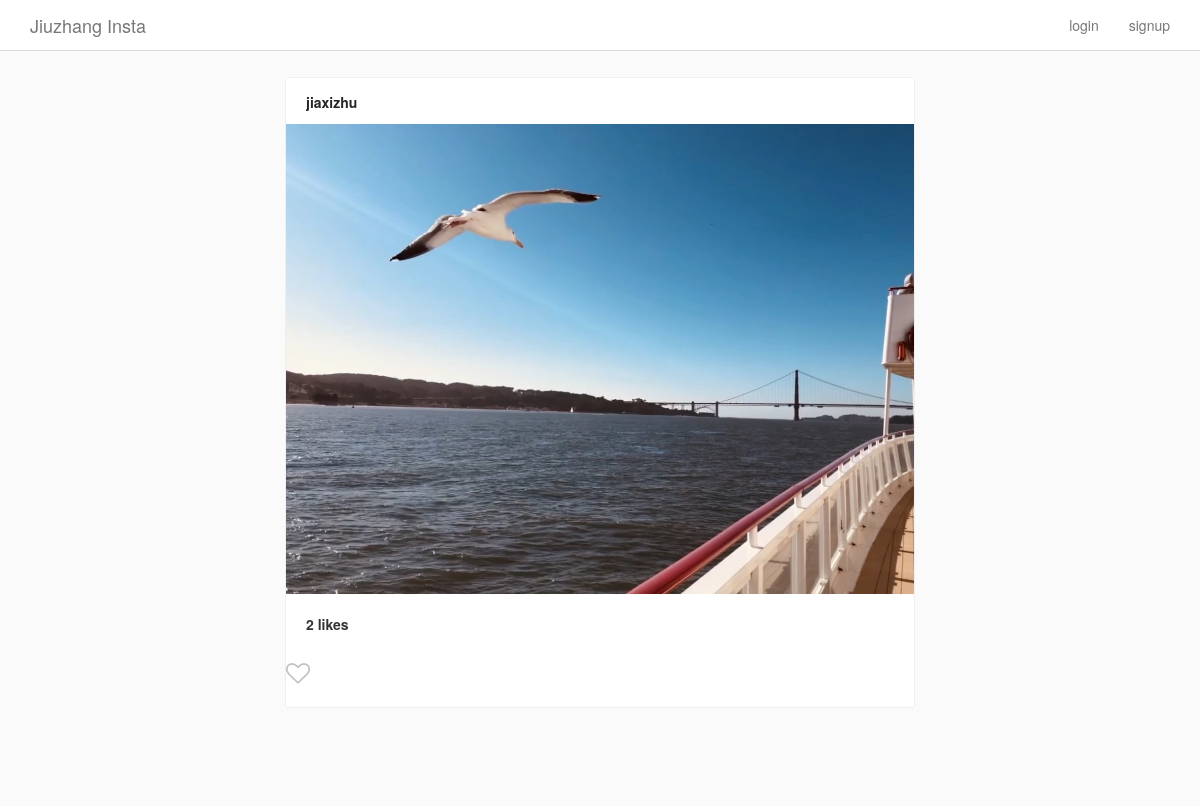
Before: / with the older database file.
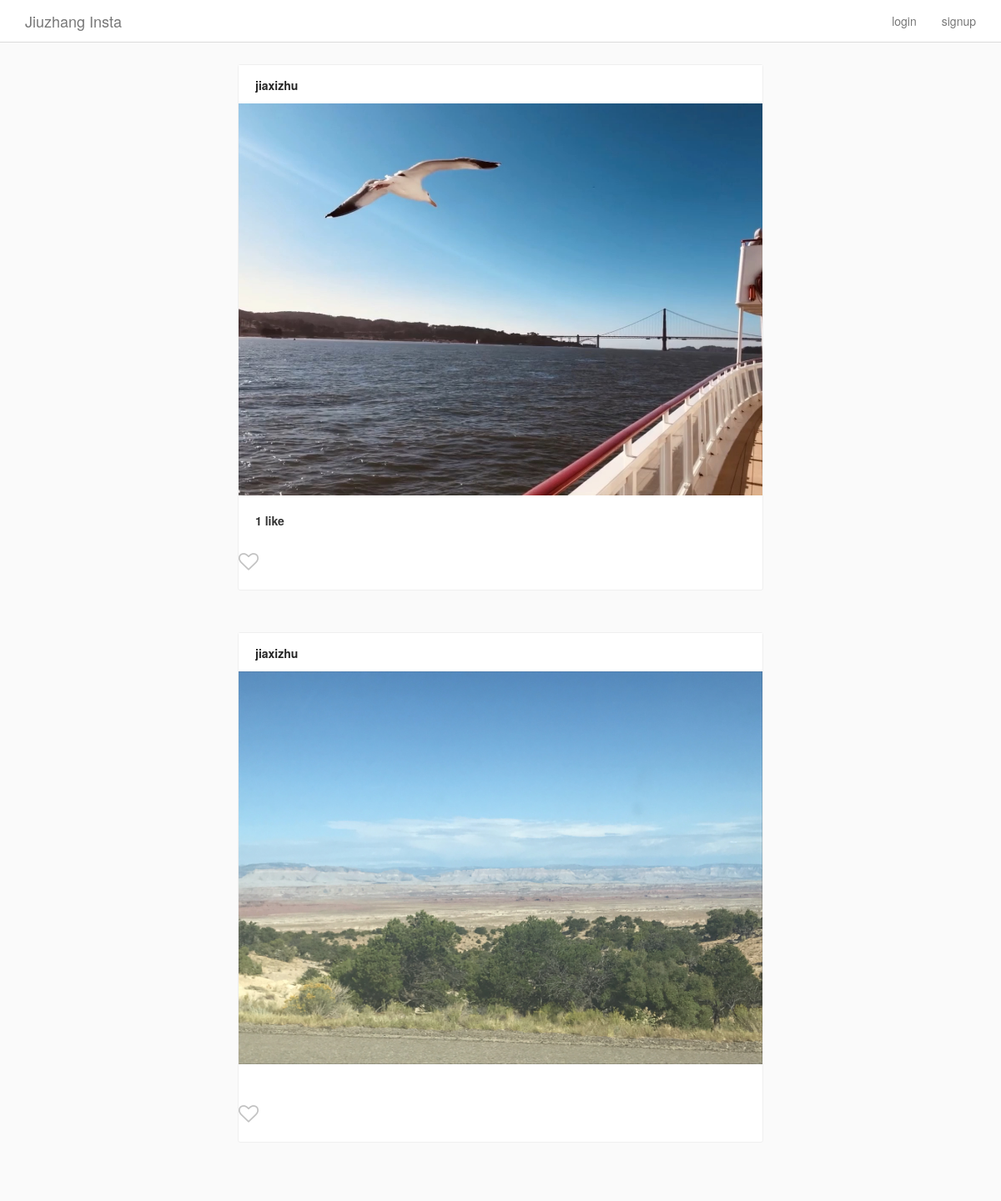
After: the same page with the newer database file.
### Insta/models.py (models this page shows, shortened)
class Post(models.Model):
    author = models.ForeignKey(
        InstaUser,
        on_delete=models.CASCADE,
        related_name='my_posts'
    )
    title = models.TextField(blank=True, null=True)
    image = ProcessedImageField(
        upload_to='static/images/posts',
        format='JPEG',
        options={'quality': 100},
        blank=True,
        null=True
    )
    def get_like_count(self):
        return self.likes.count()

class InstaUser(AbstractUser):
    profile_pic = ProcessedImageField(
        upload_to='static/images/profiles',
        format='JPEG',
        options={'quality': 100},
        blank=True,
        null=True
    )

### Insta/views.py (the view)
# urls.py: path('', PostsView.as_view(), name='posts'),
class PostsView(ListView):
    model = Post
    template_name = 'index.html'

### Insta/templatetags/custom_tags.py (called while the page is built)
@register.simple_tag
def has_user_liked_post(post, user):
    try:
        like = Like.objects.get(post=post, user=user)
        return "fa-heart"
    except:
        return "fa-heart-o"

### templates/index.html (shortened to what this page needs)
{% extends "base.html" %}
{% load custom_tags %}
{% block content %}
<div class="cards-listing">
    {% for post in object_list %}
        <div class="row">
            <div class="card view-update {{ post.pk }}">
                <div class="card__panel-head">
                    <div class="poster__info">
                        <a href="{% url 'HelloWorld' %}" class="poster__name">
                            {{ post.author.username }}
                        </a>
                    </div>
                </div>
                <a href="{% url 'post_detail' post.pk %}">
                    <img class="card__main-image" src="/{{ post.image }}">
                </a>
                <div class="card__panel-body">
                    <div class="likes">
                        {% if post.get_like_count %}
                            {{ post.get_like_count }} like{% if post.get_like_count > 1 %}s{% endif %}
                        {% endif %}
                    </div>
                </div>
                <section class="input-row">
                    <i class="fa {% has_user_liked_post post user %} submit-like" aria-hidden="true"></i>
                </section>
            </div>
        </div>
    {% endfor %}
</div>
{% endblock content %}

### templates/base.html (shortened to what this page needs)
<html>
    <head>
        {% load static %}
        <link href="{% static 'vendor/bootstrap/css/bootstrap.min.css' %}" rel="stylesheet">
        <link href="{% static 'vendor/font-awesome-4.6.3/css/font-awesome.min.css' %}" rel="stylesheet">
        <link href="{% static 'css/style.css' %}" rel="stylesheet">
    </head>
    <body>
        {% load static %}
        {% include 'header.html' %}
        <div class="content-wrapper">
            <div class="container">
                {% block content %}
                {% endblock content%}
            </div>
        </div>
    </body>
</html>

### templates/header.html
<div class="navbar navbar-default navbar-fixed-top" id="main-nav">
    <div class="container desktop">
        <div class="navbar-header">
            <a href="{% url 'posts' %}" class="navbar-brand">Jiuzhang Insta</a>
        </div>
        <div id="navbar-main">
            <ul class="nav navbar-nav navbar-right">
                {% if request.user.is_authenticated %}
                    <li>
                      <a href="{% url 'posts' %}">
                        <i class="fa fa-home" aria-hidden="true"></i>
                      </a>
                    </li>
                    <li><a href="{% url 'HelloWorld' %}"><i class="fa fa-search" aria-hidden="true"></i></a></li>
                    <li><a href="{% url 'make_post' %}"><i class="fa fa-plus" aria-hidden="true"></i></a></li>
                    <li><a href="{% url 'HelloWorld' %}"><i class="fa fa-user" aria-hidden="true"></i></a></li>
                    <li><a href="{% url 'logout' %}"><i class="fa fa-sign-out" aria-hidden="true"></i></a></li>
                {% else %}
                    <li>
                        <a href="{% url 'login' %}">login</a>
                    </li>
                    <li>
                        <a href="{% url 'signup' %}">signup</a>
                    </li>
                {% endif %}
            </ul>
        </div>
    </div>
</div>

### static/css/style.css (style rules this page uses)
html { height: 100%; }
body { min-height: 100%; background-color: #fafafa; }
.content-wrapper { margin-top: 57px; margin-bottom: 60px; background-color: #fafafa; }
.navbar { background-color: #fff; border-bottom-color: #dbdbdb; }
.cards-listing { max-width: 600px; width: 100%; margin: 20px auto; }
.card { background-color: #fff; margin-bottom: 50px; border: 1px solid #efefef; border-radius: 3px; }
.card__panel-head { background: #fff; padding: 14px 20px 12px; }
.card__panel-head .poster__name { color: #262626; font-weight: bold; }
.card__main-image { max-width: 100%; max-height: 600px; height: auto; margin: 0 auto; display: block; }
.card__panel-body { padding: 20px; padding-bottom: 0; }
.card__panel-body .likes { font-weight: bold; margin-bottom: 5px; }
.input-row { position: relative; display: flex; align-items: center; height: 68px; padding-left: 40px; }
.input-row .submit-like { cursor: pointer; position: absolute; top: 32%; left: 0; color: #C2C2C2; font-size: 24px; }

Changed rows visible on the page:
shown differently, row unchanged: Post (number 1 of 2 on the later page): get_like_count "2" → "1"; no longer shows "s"
added Post: author.username "jiaxizhu", image (picture)
